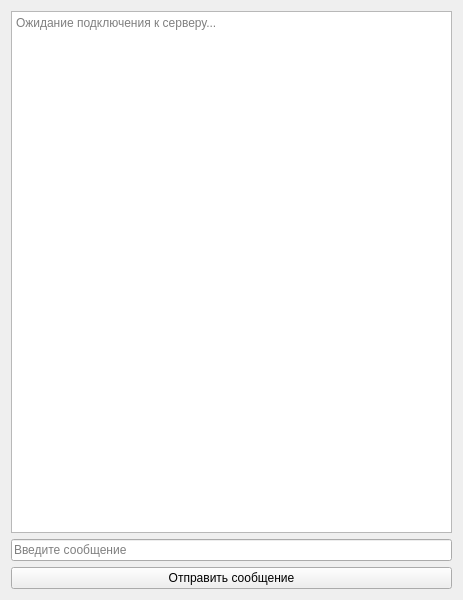
<?xml version="1.0" encoding="UTF-8"?>
<ui version="4.0">
 <class>classQT</class>
 <widget class="QWidget" name="classQT">
  <property name="geometry">
   <rect>
    <x>0</x>
    <y>0</y>
    <width>463</width>
    <height>600</height>
   </rect>
  </property>
  <property name="windowTitle">
   <string>classQT</string>
  </property>
  <layout class="QVBoxLayout" name="verticalLayout">
   <item>
    <widget class="QPlainTextEdit" name="plainTextEdit">
     <property name="readOnly">
      <bool>true</bool>
     </property>
     <property name="placeholderText">
      <string>Ожидание подключения к серверу...</string>
     </property>
    </widget>
   </item>
   <item>
    <widget class="QLineEdit" name="lineEdit">
     <property name="placeholderText">
      <string>Введите сообщение</string>
     </property>
    </widget>
   </item>
   <item>
    <widget class="QPushButton" name="pushButton">
     <property name="text">
      <string>Отправить сообщение</string>
     </property>
    </widget>
   </item>
  </layout>
 </widget>
 <resources/>
 <connections/>
</ui>
